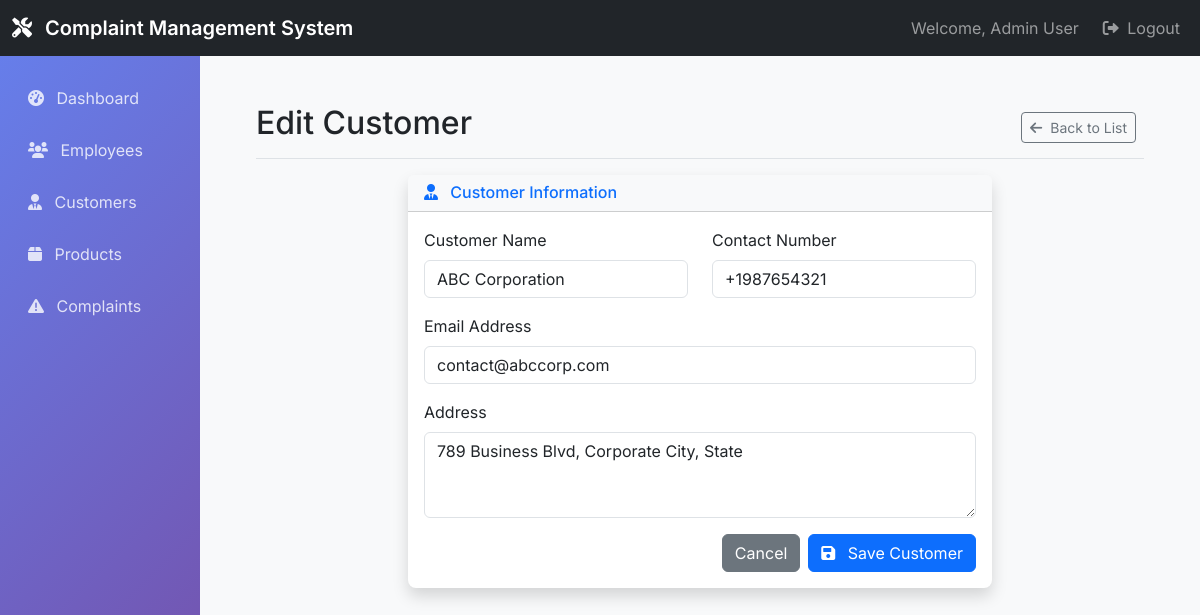
The page /admin_customers/1/edit/ (signed in) on the database its author committed.
### complaints/models.py (models this page shows, shortened)
class User(AbstractUser):
    ROLE_CHOICES = (
        ('admin', 'Admin'),
        ('employee', 'Employee'),
    )
    role = models.CharField(max_length=10, choices=ROLE_CHOICES)

class Customer(models.Model):
    name = models.CharField(max_length=100)
    contact_number = models.CharField(max_length=15)
    email = models.EmailField()
    address = models.TextField()

### complaints/views.py (the view)
# urls.py: path('admin_customers/<int:pk>/edit/', views.customer_edit, name='customer_edit'),
@login_required
@user_passes_test(is_admin)
def customer_edit(request, pk):
    customer = get_object_or_404(Customer, pk=pk)
    if request.method == 'POST':
        form = CustomerForm(request.POST, instance=customer)
        if form.is_valid():
            form.save()
            messages.success(request, 'Customer updated successfully')
            return redirect('customer_list')
    else:
        form = CustomerForm(instance=customer)
    return render(request, 'admin_section/customer_form.html', {'form': form, 'title': 'Edit Customer'})

### complaints/forms.py
class CustomerForm(forms.ModelForm):
    class Meta:
        model = Customer
        fields = ['name', 'contact_number', 'email', 'address']
        widgets = {
            'name': forms.TextInput(attrs={'class': 'form-control'}),
            'contact_number': forms.TextInput(attrs={'class': 'form-control'}),
            'email': forms.EmailInput(attrs={'class': 'form-control'}),
            'address': forms.Textarea(attrs={'class': 'form-control', 'rows': 3}),
        }

### complaints/views.py (called while the page is built)
def is_admin(user):
    return user.is_authenticated and user.role == 'admin'

### templates/admin_section/customer_form.html (shortened to what this page needs)
{% extends 'base.html' %}
{% block content %}
<div class="d-flex justify-content-between flex-wrap flex-md-nowrap align-items-center pt-3 pb-2 mb-3 border-bottom">
    <h1 class="h2">{{ title }}</h1>
    <div class="btn-toolbar mb-2 mb-md-0">
        <div class="btn-group me-2">
            <a href="{% url 'customer_list' %}" class="btn btn-sm btn-outline-secondary">
                <i class="fas fa-arrow-left me-1"></i>
                Back to List
            </a>
        </div>
    </div>
</div>
<div class="row justify-content-center">
    <div class="col-md-8">
        <div class="card border-0 shadow">
            <div class="card-header bg-light">
                <h6 class="m-0 font-weight-bold text-primary">
                    <i class="fas fa-user-tie me-2"></i>
                    Customer Information
                </h6>
            </div>
            <div class="card-body">
                <form method="post">
                    <div class="row">
                        <div class="col-md-6 mb-3">
                            <label for="{{ form.name.id_for_label }}" class="form-label">Customer Name</label>
                            {{ form.name }}
                        </div>
                        <div class="col-md-6 mb-3">
                            <label for="{{ form.contact_number.id_for_label }}" class="form-label">Contact Number</label>
                            {{ form.contact_number }}
                        </div>
                    </div>
                    <div class="mb-3">
                        <label for="{{ form.email.id_for_label }}" class="form-label">Email Address</label>
                        {{ form.email }}
                    </div>
                    <div class="mb-3">
                        <label for="{{ form.address.id_for_label }}" class="form-label">Address</label>
                        {{ form.address }}
                    </div>
                    <div class="d-flex justify-content-end">
                        <a href="{% url 'customer_list' %}" class="btn btn-secondary me-2">Cancel</a>
                        <button type="submit" class="btn btn-primary">
                            <i class="fas fa-save me-2"></i>
                            Save Customer
                        </button>
                    </div>
                </form>
            </div>
        </div>
    </div>
</div>
{% endblock %}

### templates/base.html (shortened to what this page needs)
<!DOCTYPE html>
<html lang="en">
<head>
    <link href="https://cdn.jsdelivr.net/npm/bootstrap@5.3.0/dist/css/bootstrap.min.css" rel="stylesheet">
    <link href="https://cdnjs.cloudflare.com/ajax/libs/font-awesome/6.0.0/css/all.min.css" rel="stylesheet">
</head>
<body>
    {% if user.is_authenticated %}
    <nav class="navbar navbar-expand-lg navbar-dark bg-dark">
        <div class="container-fluid">
            <a class="navbar-brand" href="#">
                <i class="fas fa-tools me-2"></i>
                Complaint Management System
            </a>
            <div class="navbar-nav ms-auto">
                <span class="navbar-text me-3">
                    Welcome, {{ user.get_full_name|default:user.username }}
                </span>
                <a class="nav-link" href="{% url 'logout' %}">
                    <i class="fas fa-sign-out-alt me-1"></i>
                    Logout
                </a>
            </div>
        </div>
    </nav>
    {% endif %}
    <div class="container-fluid">
        <div class="row">
            {% if user.is_authenticated %}
            <nav class="col-md-3 col-lg-2 d-md-block sidebar collapse">
                <div class="position-sticky pt-3">
                    {% if user.role == 'admin' %}
                    <ul class="nav flex-column">
                        <li class="nav-item">
                            <a class="nav-link" href="{% url 'admin_dashboard' %}">
                                <i class="fas fa-tachometer-alt me-2"></i>
                                Dashboard
                            </a>
                        </li>
                        <li class="nav-item">
                            <a class="nav-link" href="{% url 'employee_list' %}">
                                <i class="fas fa-users me-2"></i>
                                Employees
                            </a>
                        </li>
                        <li class="nav-item">
                            <a class="nav-link" href="{% url 'customer_list' %}">
                                <i class="fas fa-user-tie me-2"></i>
                                Customers
                            </a>
                        </li>
                        <li class="nav-item">
                            <a class="nav-link" href="{% url 'product_list' %}">
                                <i class="fas fa-box me-2"></i>
                                Products
                            </a>
                        </li>
                        <li class="nav-item">
                            <a class="nav-link" href="{% url 'complaint_list' %}">
                                <i class="fas fa-exclamation-triangle me-2"></i>
                                Complaints
                            </a>
                        </li>
                    </ul>
                    {% endif %}
                </div>
            </nav>
            {% endif %}
            <main class="col-md-9 ms-sm-auto col-lg-10 px-md-4">
                <div class="main-content">
                    {% block content %}{% endblock %}
                </div>
            </main>
        </div>
    </div>
</body>
</html>

### templates/base.html (style rules this page uses)
body { font-family: 'Inter', sans-serif; background-color: #f8f9fa; }
.navbar-brand { font-weight: 600; }
.card { border: none; box-shadow: 0 0.125rem 0.25rem rgba(0, 0, 0, 0.075); border-radius: 0.5rem; }
.btn-primary { background-color: #0d6efd; border-color: #0d6efd; }
.sidebar { min-height: 100vh; background: linear-gradient(135deg, #667eea 0%, #764ba2 100%); }
.sidebar .nav-link { color: rgba(255, 255, 255, 0.8); padding: 0.75rem 1rem; border-radius: 0.375rem; margin: 0.125rem 0; }
.main-content { padding: 2rem; }

### rows shown on the page
User: get_full_name "Admin User"
Customer: name "ABC Corporation", contact_number "+1987654321", email "contact@abccorp.com", address "789 Business Blvd, Corporate City, State"

### other values the page prints
{{ title }} "Edit Customer"
